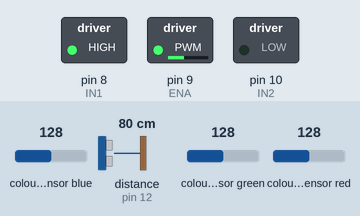
The sketch below on a simulated Arduino Uno, built with avr-gcc and run on an emulated ATmega328P. Parts: switched loads named in the sketch (green lamp = pin HIGH). Wiring (inferred from the names in the program): ultrasonic range finder: trigger pin 11; echo pin 12; TCS3200 colour sensor: output pin 6; S2 pin 7; S3 pin 5; S0 pin 2; S1 pin 3. The test bench sets the inputs (shaded band); at power-on: distance to the obstacle (sensor on pin 12) 80 cm, colour sensor blue 128, colour sensor green 128, colour sensor red 128. The echo pulse lasts 58.3 µs per cm; pins used as bus, display or sensor lines are not drawn; what the sketch prints to the serial monitor is not drawn.

Above: at 1.2 s.
1.3 s: distance to the obstacle (sensor on pin 12) set to 23 cm
2.8 s: distance to the obstacle (sensor on pin 12) set to 19 cm
At 2.85 s:
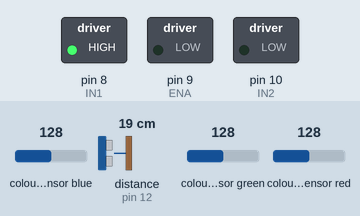
5.8 s: colour sensor blue set to 191
11.8 s: colour sensor green set to 191
Timing chart, 0 to 14.8 s (numbered marks = the images above; inputs shaded):
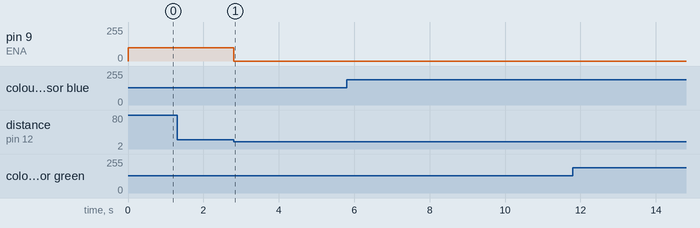

The sketch:

complettrain.ino
```cpp
#define s0 2
#define s1 3
#define s2 7
#define s3 5
#define out 6

#define ENA 9 // Broche pour contrôler la vitesse via PWM
#define IN1 8 // Broche pour contrôler la direction du moteur
#define IN2 10 // Broche pour contrôler la direction du moteur

#define TRIG 11 // Broche pour le pin trig du capteur ultrason
#define ECHO 12 // Broche pour le pin echo du capteur ultrason

int red = 0;
int green = 0;
int blue = 0;

// Valeurs de vitesse pour différentes couleurs entre 0 et 255  toutes les valeurs a changer en fonction du test
int normalSpeed = 100; // valeur pour la vitesse normale
int increasedSpeed = 190; //  vitesse augmentée entre
int maxSpeed = 255; //  vitesse maximaleentre

void setup() {
   // Configurer les broches du capteur de couleur
   pinMode(s0, OUTPUT);
   pinMode(s1, OUTPUT);
   pinMode(s2, OUTPUT);
   pinMode(s3, OUTPUT);
   pinMode(out, INPUT);

   // Configurer les broches du capteur ultrason
   pinMode(TRIG, OUTPUT);
   pinMode(ECHO, INPUT);

   // Initialiser la communication série pour le débogage
   Serial.begin(9600);

   // Définir les facteurs de mise à l'échelle pour le capteur (HIGH, HIGH signifie mise à l'échelle maximale)
   digitalWrite(s0, HIGH);
   digitalWrite(s1, HIGH);

   // Configurer les broches de contrôle du moteur
   pinMode(ENA, OUTPUT);
   pinMode(IN1, OUTPUT);
   pinMode(IN2, OUTPUT);

   // Définir la direction du moteur
   digitalWrite(IN1, HIGH);
   digitalWrite(IN2, LOW);
}

void loop() {
   // Lire la valeur rouge
   digitalWrite(s2, LOW);
   digitalWrite(s3, LOW);
   red = GetData();

   // Lire la valeur bleue
   digitalWrite(s2, LOW);
   digitalWrite(s3, HIGH);
   blue = GetData();

   // Lire la valeur verte
   digitalWrite(s2, HIGH);
   digitalWrite(s3, HIGH);
   green = GetData();

   // Déterminer et afficher la couleur dominante
   DisplayDominantColor(red, green, blue);

   // Ajuster la vitesse du moteur en fonction de la couleur
   AdjustMotorSpeed(red, green, blue);

   // Vérifier la présence d'obstacles
   if (ObstacleDetected()) {
      // Arrêter le moteur si un obstacle est détecté
      analogWrite(ENA, 0);
   }

   // Courte pause avant la prochaine lecture
   delay(100);
}

int GetData() {
   // Mesurer la durée de l'impulsion sur la broche de sortie du capteur
   return pulseIn(out, LOW); // Ajuster si nécessaire en fonction de la sortie haute ou basse du capteur
}

void DisplayDominantColor(int r, int g, int b) {
   int minColor = min(r, min(g, b));

   // Afficher la couleur avec la durée d'impulsion minimale, qui représente la plus haute intensité
   if (minColor == r) {
      Serial.println("Rouge détecté");
   } else if (minColor == g) {
      Serial.println("Vert détecté");
   } else if (minColor == b) {
      Serial.println("Bleu détecté");
   } else {
      Serial.println("Couleur incertaine");
   }
}

void AdjustMotorSpeed(int r, int g, int b) {
   int minColor = min(r, min(g, b));
   int speed;

   // Déterminer la vitesse en fonction de la couleur détectée
   if (minColor == r) {
      speed = normalSpeed;
   } else if (minColor == g) {
      speed = increasedSpeed;
   } else if (minColor == b) {
      speed = maxSpeed;
   } else {
      speed = 0; // Arrêter le moteur si la couleur est incertaine voir avec les autres membres si on change ca
   }

   // Régler la vitesse du moteur
   analogWrite(ENA, speed);
}

bool ObstacleDetected() {
   // Envoyer une impulsion au pin TRIG
   digitalWrite(TRIG, LOW);
   delayMicroseconds(2);
   digitalWrite(TRIG, HIGH);
   delayMicroseconds(10);
   digitalWrite(TRIG, LOW);

   // Lire la durée de l'impulsion du pin ECHO
   long duration = pulseIn(ECHO, HIGH);
   // Calculer la distance (la vitesse du son est d'environ 343 mètres par seconde)
   float distance = (duration / 2.0) * 0.0343;

   // Retourner vrai si un obstacle est détecté dans une certaine distance (on va la mettre a  20 cm au debut en attendant le test )
   return distance < 20.0;
}
```

Measured:
- the behaviour switches between 21 and 20 cm on distance to the obstacle (sensor on pin 12) (found by bisection; images 0 and 1)
- after the input at 1.3 s, every drawn part: stays the same
- after the input at 2.8 s, pin 9 (ENA): 100/255 → 0/255 at once
